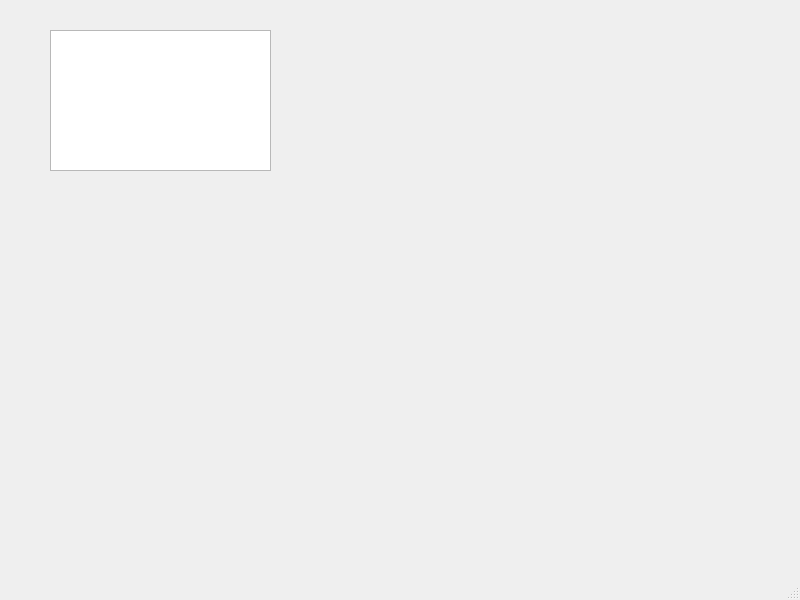
<?xml version="1.0" encoding="UTF-8"?>
<ui version="4.0">
 <class>MainWindow</class>
 <widget class="QMainWindow" name="MainWindow">
  <property name="geometry">
   <rect>
    <x>0</x>
    <y>0</y>
    <width>800</width>
    <height>600</height>
   </rect>
  </property>
  <property name="windowTitle">
   <string>MainWindow</string>
  </property>
  <widget class="QWidget" name="centralwidget">
   <widget class="QPlainTextEdit" name="plainTextEdit">
    <property name="geometry">
     <rect>
      <x>50</x>
      <y>30</y>
      <width>221</width>
      <height>141</height>
     </rect>
    </property>
   </widget>
  </widget>
  <widget class="QMenuBar" name="menubar">
   <property name="geometry">
    <rect>
     <x>0</x>
     <y>0</y>
     <width>800</width>
     <height>25</height>
    </rect>
   </property>
  </widget>
  <widget class="QStatusBar" name="statusbar"/>
 </widget>
 <resources/>
 <connections/>
</ui>
